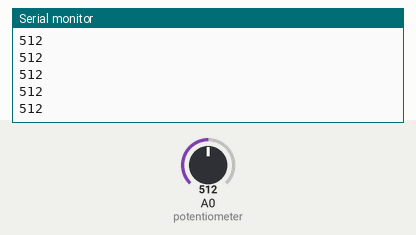
A sketch run on a simulated Arduino Uno, built with avr-gcc and run on an emulated ATmega328P. Shown: the last lines printed to the serial monitor. The test bench sets the inputs (shaded band); at power-on: A0 (potentiometer) = 512.

Above: at 1.2 s.
1.3 s: A0 (potentiometer) set to 390
At 2.3 s:
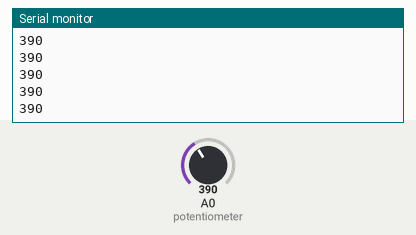
2.8 s: A0 (potentiometer) set to 410
At 3.3 s:
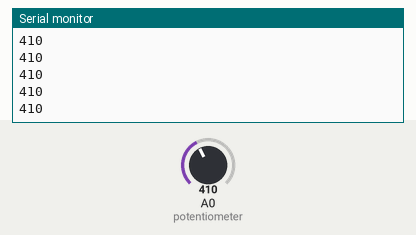
Timing chart, 0 to 5.8 s (numbered marks = the images above; inputs shaded):
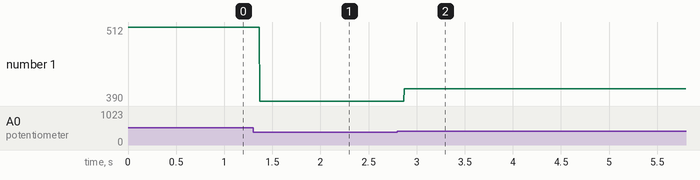

Measured:
- after the input at 1.3 s, the serial monitor: prints a new line after 0.07 s (image 1)
- after the input at 2.8 s, the serial monitor: prints a new line after 0.07 s (image 2)
- plotted number 1: 512 → 390 after the input at 1.3 s, 390 → 410 after the input at 2.8 s

The sketch:

sketch.ino
```cpp
int LED = 2;

// the setup routine runs once when you press reset:
void setup() {
  // initialize serial communication at 9600 bits per second:
  Serial.begin(9600);
}

// the loop routine runs over and over again forever:
void loop() {
  // read the input on analog pin 0:
  int knobValue = analogRead(A0);
   // print out the value you read:
  Serial.println(knobValue);
  knobValue >= 400 ? digitalWrite(LED, HIGH) : digitalWrite(LED, LOW);
}
```
